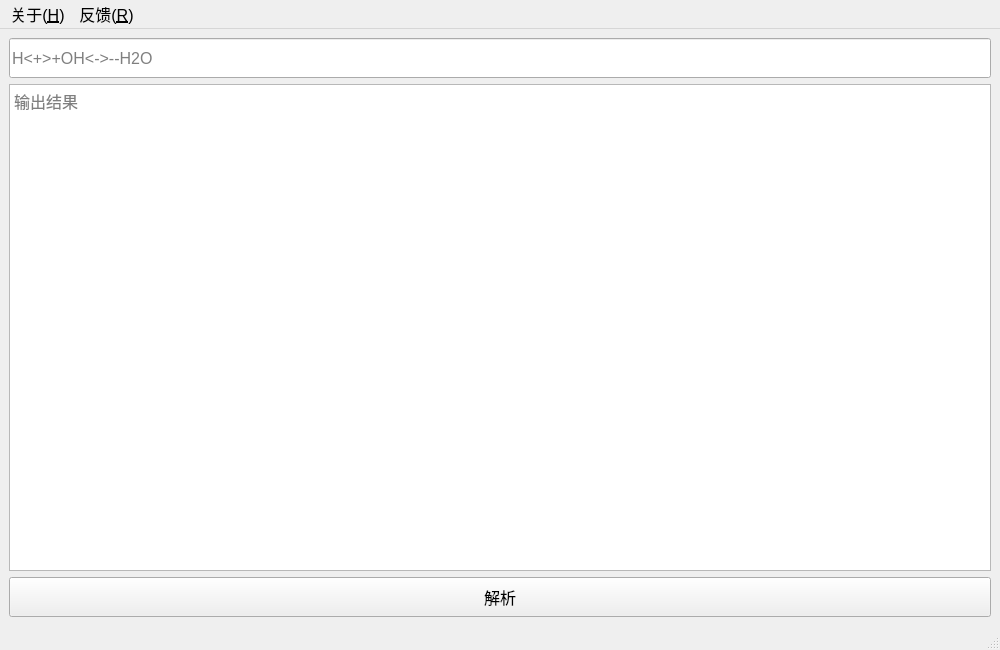
<?xml version="1.0" encoding="UTF-8"?>
<ui version="4.0">
 <class>MainWindow</class>
 <widget class="QMainWindow" name="MainWindow">
  <property name="geometry">
   <rect>
    <x>0</x>
    <y>0</y>
    <width>1000</width>
    <height>650</height>
   </rect>
  </property>
  <property name="minimumSize">
   <size>
    <width>1000</width>
    <height>650</height>
   </size>
  </property>
  <property name="font">
   <font>
    <family>Arial</family>
    <pointsize>12</pointsize>
   </font>
  </property>
  <property name="windowTitle">
   <string>化学反应解析器</string>
  </property>
  <widget class="QWidget" name="centralwidget">
   <layout class="QVBoxLayout" name="verticalLayout">
    <item>
     <widget class="QLineEdit" name="lineEdit">
      <property name="minimumSize">
       <size>
        <width>0</width>
        <height>40</height>
       </size>
      </property>
      <property name="font">
       <font>
        <family>Arial</family>
        <pointsize>12</pointsize>
       </font>
      </property>
      <property name="toolTip">
       <string notr="true"/>
      </property>
      <property name="placeholderText">
       <string>H&lt;+&gt;+OH&lt;-&gt;--H2O</string>
      </property>
     </widget>
    </item>
    <item>
     <widget class="QPlainTextEdit" name="plainTextEdit">
      <property name="enabled">
       <bool>true</bool>
      </property>
      <property name="font">
       <font>
        <family>Arial</family>
        <pointsize>12</pointsize>
       </font>
      </property>
      <property name="toolTip">
       <string notr="true"/>
      </property>
      <property name="readOnly">
       <bool>true</bool>
      </property>
      <property name="placeholderText">
       <string>输出结果</string>
      </property>
     </widget>
    </item>
    <item>
     <widget class="QPushButton" name="pushButton">
      <property name="minimumSize">
       <size>
        <width>0</width>
        <height>40</height>
       </size>
      </property>
      <property name="font">
       <font>
        <family>Arial</family>
        <pointsize>12</pointsize>
       </font>
      </property>
      <property name="cursor">
       <cursorShape>PointingHandCursor</cursorShape>
      </property>
      <property name="text">
       <string>解析</string>
      </property>
     </widget>
    </item>
   </layout>
  </widget>
  <widget class="QStatusBar" name="statusBar"/>
  <widget class="QMenuBar" name="menuBar">
   <property name="geometry">
    <rect>
     <x>0</x>
     <y>0</y>
     <width>1000</width>
     <height>19</height>
    </rect>
   </property>
   <widget class="QMenu" name="menu_H">
    <property name="title">
     <string>关于(&amp;H)</string>
    </property>
    <addaction name="action_H"/>
    <addaction name="separator"/>
    <addaction name="action_D"/>
    <addaction name="action_Qt"/>
    <addaction name="action_this"/>
   </widget>
   <widget class="QMenu" name="menu_R">
    <property name="title">
     <string>反馈(&amp;R)</string>
    </property>
    <addaction name="action_github"/>
    <addaction name="action_bug"/>
   </widget>
   <addaction name="menu_H"/>
   <addaction name="menu_R"/>
  </widget>
  <action name="action_github">
   <property name="checkable">
    <bool>false</bool>
   </property>
   <property name="text">
    <string>源代码获取</string>
   </property>
  </action>
  <action name="action_bug">
   <property name="text">
    <string>报告bug</string>
   </property>
  </action>
  <action name="action_H">
   <property name="text">
    <string>使用辅助</string>
   </property>
  </action>
  <action name="action_D">
   <property name="text">
    <string>关于开发</string>
   </property>
  </action>
  <action name="action_Qt">
   <property name="text">
    <string>关于Qt</string>
   </property>
  </action>
  <action name="action_this">
   <property name="text">
    <string>关于解析器</string>
   </property>
  </action>
 </widget>
 <resources/>
 <connections/>
</ui>
